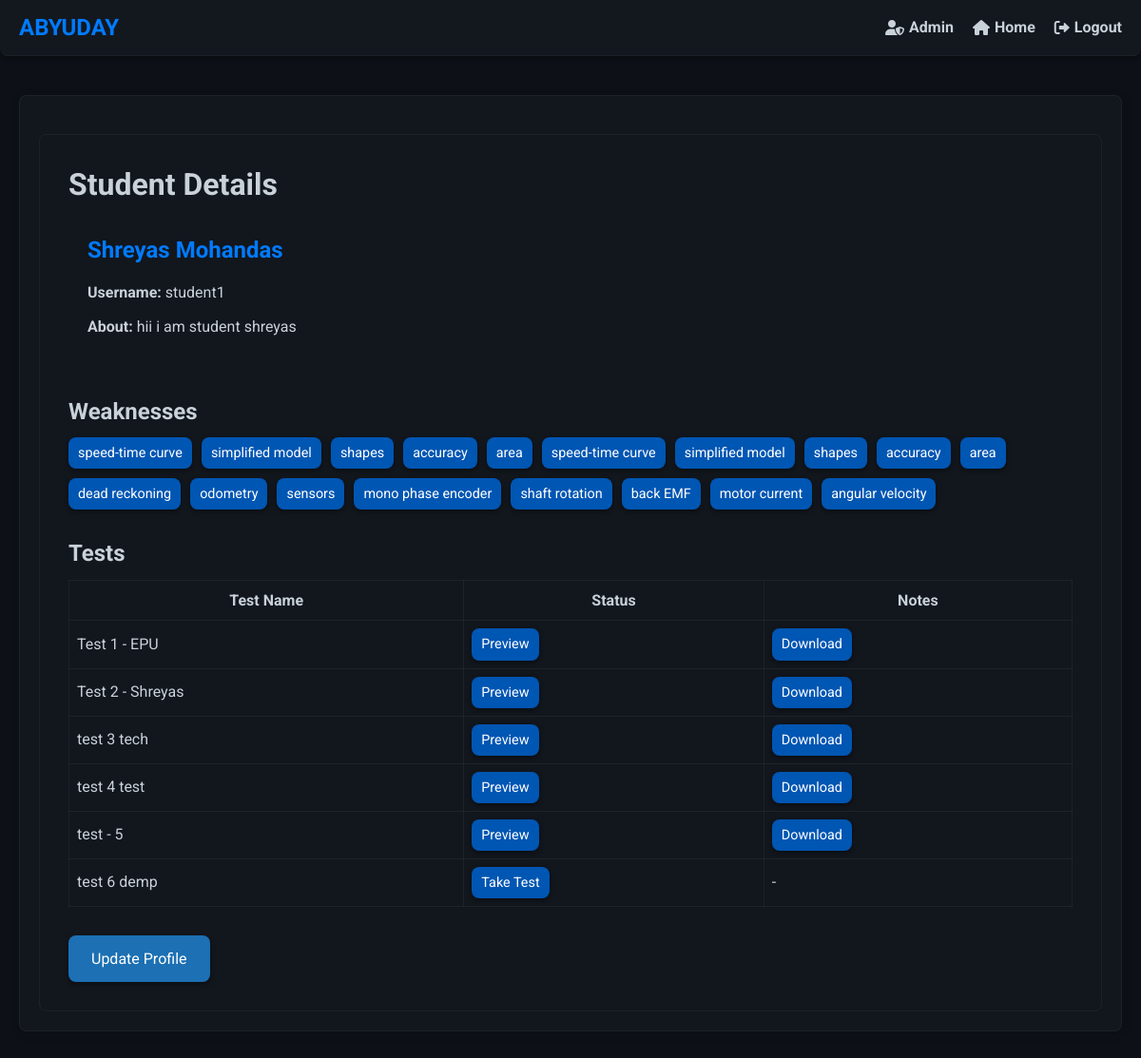
Page /students/1/ (signed in) on the committed database.
### firstapp/models.py (models this page shows, shortened)
class Students(models.Model):
    name = models.OneToOneField(User, on_delete=models.CASCADE, limit_choices_to={'groups__name': 'Students'})
    teacher = models.ForeignKey(Teacher, related_name='students',on_delete=models.CASCADE)
    description = models.TextField(blank=True)
    added_at= models.DateTimeField(auto_now_add=True)

class Topics(models.Model):
    student = models.ForeignKey(Students, related_name='topics', on_delete=models.CASCADE)
    topic = models.CharField(max_length=200)
    test=models.ForeignKey(Test,related_name='topic_test',on_delete=models.CASCADE)
    def __str__(self):
        return self.topic

class Test(models.Model):
    teacher = models.ForeignKey(Teacher, related_name='tests', on_delete=models.CASCADE)
    test_data=models.JSONField()
    display_name = models.CharField(max_length=100)
    test_name=models.CharField(max_length=100)
    test_total_marks=models.PositiveBigIntegerField()
    file_path=models.CharField(max_length=1000)
    start_time=models.DateTimeField()
    end_time=models.DateTimeField()

### firstapp/views.py (the view)
# urls.py: path('students/<int:pk>/',views.studentdetail.as_view(),name='detail-student'),
class studentdetail(LoginRequiredMixin,DetailView):
    model=Students
    def get_context_data(self, **kwargs: Any) -> dict[str, Any]:
        context=super().get_context_data(**kwargs)
        student=self.get_object()
        tests=TestAttempt.objects.filter(student=student)
        attempted_tests = [attempt.test.id for attempt in tests]
        context["attempted_tests"]=attempted_tests
        return context

### firstapp/templates/firstapp/students_detail.html (shortened to what this page needs)
{% extends "firstapp/base.html" %}
{% block body_block %}
<div class="student-details">
    <h1>Student Details</h1>
    <div class="info-card">
        <h2>{{ students.name.first_name }} {{ students.name.last_name }}</h2>
        <p><strong>Username:</strong> {{ students.name.username }}</p>
        <p><strong>About:</strong> {{ students.description }}</p>
    </div>
    <div class="weaknesses-section">
        <h2>Weaknesses</h2>
        <div class="tags">
            {% for tag in students.topics.all %}
                <a href="{% url 'firstapp:improvement-test' topic_id=tag.id %}" class="tag-button">{{ tag }}</a>
            {% endfor %}
        </div>
    </div>
    <h2>Tests</h2>
    <div class="table-responsive">
        <table class="bordered-table" >
            <thead>
                <tr>
                    <th>Test Name</th>
                    <th>Status</th>
                    <th>Notes</th>
                </tr>
            </thead>
            <tbody>
                {% for test in students.teacher.tests.all %}
                    <tr>
                        <td>{{ test.display_name }}</td>
                        {% if test.id in attempted_tests %}
                            <td><a href="{% url 'firstapp:preview-test' id=test.id  stud_id=students.id %}" class="tag-button">Preview</a></td>
                            <td><a href="{% url 'firstapp:download-file' test.file_path %}" class="tag-button">Download</a></td>
                        {% else %}
                            {% if perms.firstapp.change_students %}
                                <td><a href="{% url 'firstapp:attend-test' test_id=test.id %}" class="tag-button">Take Test</a></td>
                            {% else %}
                                <td><span class="status-btn">Not Taken</span></td>
                            {% endif %}
                            <td>-</td>
                        {% endif %}
                    </tr>
                {% endfor %}
            </tbody>
        </table>
    </div>
    {% if perms.firstapp.change_students %}
        <div class="action-buttons">
            <a href="{% url 'firstapp:update-student' pk=students.pk %}" class="update-profile-link">Update Profile</a>
        </div>
    {% endif %}
</div>
{% endblock %}

### firstapp/templates/firstapp/base.html (style rules this page uses)
:root { --primary-color: #007bff; --secondary-color: #0056b3; --background-color: #0d1117; --text-color: #c9d1d9; --navbar-bg: rgba(22, 27, 34, 0.8); --navbar-border: rgba(48, 54, 61, 0.3); --shadow-color: rgba(0, 0, 0, 0.4); --radius: 8px; --transition-speed: 0.3s; --hover-bg-color: rgba(33, 38, 45, 0.8); --button-bg-color: rgba(33, 150, 243, 0.7); --button-hover-bg-color: rgba(25, 118, 210, 0.7); --max-width: 1500px; --glass-bg-color: rgba(22, 27, 34, 0.6); --glass-border: rgba(48, 54, 61, 0.4); --glass-shadow: rgba(0, 0, 0, 0.2); }
* { box-sizing: border-box; margin: 0; padding: 0; }
body { font-family: "Roboto", sans-serif; background: var(--background-color); color: var(--text-color); display: flex; flex-direction: column; min-height: 100vh; line-height: 1.6; scroll-behavior: smooth; }
h1, h2, h3 { color: var(--text-color); margin-bottom: 10px; line-height: 1.4; }
p { margin-bottom: 15px; }
button, .tag-button, .update-profile-link { padding: 12px 24px; background-color: var(--button-bg-color); color: #fff; border: none; border-radius: var(--radius); cursor: pointer; transition: background-color var(--transition-speed), transform var(--transition-speed), box-shadow var(--transition-speed); font-size: 1em; box-shadow: 0 2px 5px var(--shadow-color); text-decoration: none; display: inline-block; }

### firstapp/templates/firstapp/students_detail.html (style rules this page uses)
.student-details { background: var(--glass-bg); border: 1px solid var(--glass-border); border-radius: var(--radius); padding: 30px; margin-top: 20px; }
.info-card { background: var(--card-bg); border-radius: var(--radius); padding: 20px; margin-bottom: 30px; }
.info-card h2 { color: var(--primary-color); margin-bottom: 15px; }
.info-card p { margin-bottom: 10px; }
.weaknesses-section { margin-bottom: 30px; }
.tags { display: flex; flex-wrap: wrap; gap: 10px; margin-top: 10px; }
.tag-button { background-color: var(--secondary-color); color: #fff; padding: 5px 10px; border-radius: var(--radius); text-decoration: none; font-size: 0.9em; transition: background-color var(--transition-speed); }
.table-responsive { overflow-x: auto; }
.bordered-table { width: 100%; border-collapse: collapse; }
.bordered-table th, .bordered-table td { border: 1px solid var(--glass-border); padding: 8px; }
.bordered-table th { background-color: var(--glass-bg); }
.action-buttons { margin-top: 30px; }

### rows in the picture
Students: name.first_name "Shreyas", name.last_name "Mohandas", name.username "student1", description "hii i am student shreyas"
Topics: topic "speed-time curve"
Topics: topic "simplified model"
Topics: topic "shapes"
Topics: topic "accuracy"
Topics: topic "area"
Topics: topic "speed-time curve"
Topics: topic "simplified model"
Topics: topic "shapes"
Topics: topic "accuracy"
Topics: topic "area"
Topics: topic "dead reckoning"
Topics: topic "odometry"
Topics: topic "sensors"
Topics: topic "mono phase encoder"
Topics: topic "shaft rotation"
Topics: topic "back EMF"
Topics: topic "motor current"
Topics: topic "angular velocity"
Test: display_name "Test 1 - EPU", shows "Preview"
Test: display_name "Test 2 - Shreyas", shows "Preview"
Test: display_name "test 3 tech", shows "Preview"
Test: display_name "test 4 test", shows "Preview"
Test: display_name "test - 5", shows "Preview"
Test: display_name "test 6 demp", shows "Take Test"
